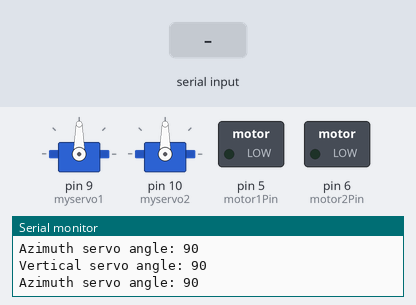
A sketch run on a simulated Arduino Uno, built with avr-gcc and run on an emulated ATmega328P. On the bench: 2 × servo, switched loads named in the sketch (green lamp = pin HIGH), the last lines printed to the serial monitor. Inputs (shaded band) come from the test bench.

Above: at 1.2 s.
1.3 s: "P\n" received over Serial
At 2.5 s:
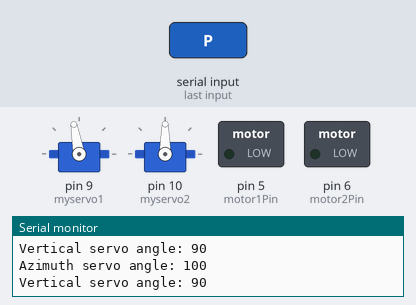
2.8 s: byte 69 ('E') received over Serial
At 3.3 s:
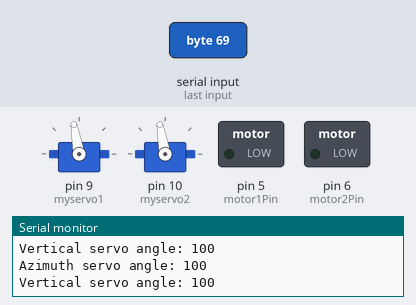
4.3 s: byte 79 ('O') received over Serial
At 5.0 s:
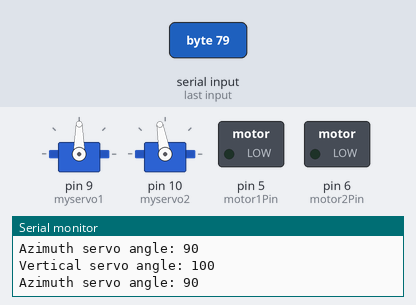
5.8 s: byte 70 ('F') received over Serial
At 6.8 s:
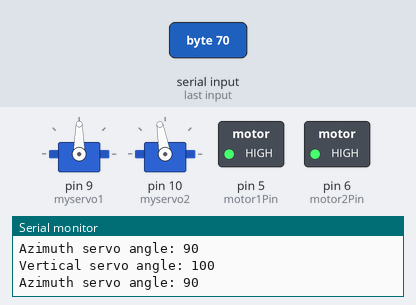
7.3 s: byte 80 ('P') received over Serial
At 8.5 s:
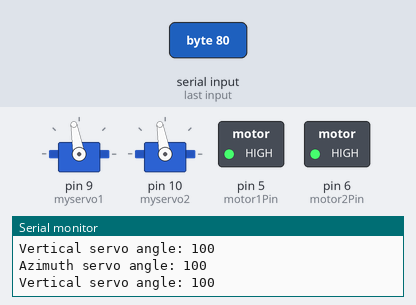
8.8 s: byte 81 ('Q') received over Serial
At 10.2 s:
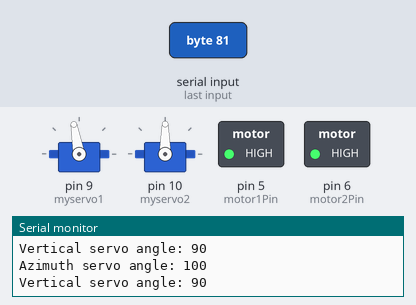
Timing chart, 0 to 11.3 s (numbered marks = the images above; inputs shaded):
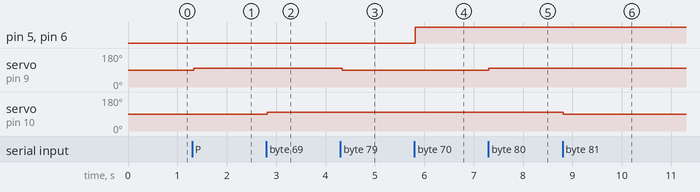

The sketch:

thebluetoothdevice.ino
```cpp
#include <Servo.h>
#define motor1Pin 5  // Motor 1 control (via MOSFET)
#define motor2Pin 6  // Motor 2 control (via MOSFET)

Servo myservo1;
Servo myservo2;

int azimuthpos = 90;
int verticalpos = 90;
void setup() {
  // Set motor control pins as OUTPUT
  pinMode(motor1Pin, OUTPUT);
  pinMode(motor2Pin, OUTPUT);
  myservo1.attach(9);
  myservo2.attach(10);

  Serial.begin(9600);
}

void loop() {
  Serial.print("Azimuth servo angle: ");
  Serial.print(azimuthpos);
  Serial.print('\n');
  Serial.print("Vertical servo angle: ");
  Serial.println(verticalpos);

    delay(50);

  if (Serial.available()) {
    char command = Serial.read();

    if (command == 'O') {
      azimuthpos = max(0, azimuthpos - 10);
      myservo1.write(azimuthpos);
    }
    if (command == 'P') {
      azimuthpos = min(180, azimuthpos + 10);
      myservo1.write(azimuthpos);
    }
    if (command == 'Q') {
      verticalpos = max(40, verticalpos - 10);
      myservo2.write(verticalpos);
    }
    if (command == 'E') {
      verticalpos = min(180, verticalpos + 10);
      myservo2.write(verticalpos);
    }
    if (command == 'F') {
      digitalWrite(motor1Pin, HIGH);
      digitalWrite(motor2Pin, HIGH);
    }
    else if (command == 'L') {
      digitalWrite(motor1Pin, LOW);
      digitalWrite(motor2Pin, HIGH);
    }
    else if (command == 'R') {
      digitalWrite(motor1Pin, HIGH);
      digitalWrite(motor2Pin, LOW);
    }
    else if (command == 'S') {
      digitalWrite(motor1Pin, LOW);
      digitalWrite(motor2Pin, LOW);
    }
  }
}
```

Measured:
- after the input at 1.3 s, servo on pin 9 (myservo1): 90° → 100° at once
- after the input at 2.8 s, servo on pin 10 (myservo2): 90° → 100° at once
- after the input at 4.3 s, servo on pin 9 (myservo1): 100° → 90° at once
- after the input at 5.8 s, pin 5 (motor1Pin), pin 6 (motor2Pin): LOW → HIGH at once
- after the input at 7.3 s, servo on pin 9 (myservo1): 90° → 100° at once
- after the input at 8.8 s, servo on pin 10 (myservo2): 100° → 90° at once
